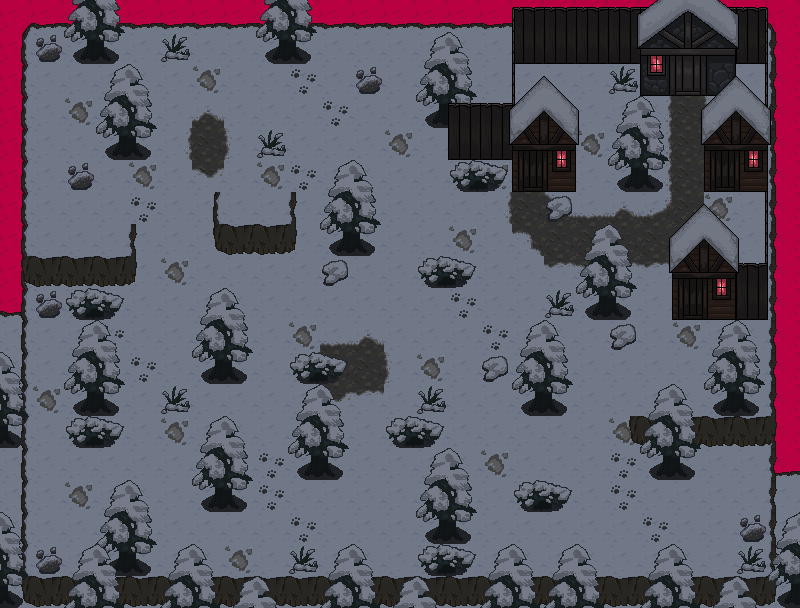

This is a level from a 2D game, rendered from its Tiled map with the project's own tilesets. A one-line summary and the map file follow, with tile-layer data summarised:
An orthogonal 25x19 tile map with 32x32 px tiles, 4 tile layers (Background, Below Player, World, Above Player).

<map version="1.5" tiledversion="1.7.2" orientation="orthogonal" renderorder="right-down" width="25" height="19" tilewidth="32" tileheight="32" infinite="0" nextlayerid="6" nextobjectid="1">
 <tileset firstgid="1" name="wolf game tileset" tilewidth="32" tileheight="32" tilecount="88" columns="11">
  <image source="wolf game tileset.png" width="352" height="256" />
  <tile id="5">
   <properties>
    <property name="collides" type="bool" value="true" />
   </properties>
  </tile>
  <tile id="6">
   <properties>
    <property name="collides" type="bool" value="true" />
   </properties>
  </tile>
  <tile id="26">
   <properties>
    <property name="collides" type="bool" value="true" />
   </properties>
  </tile>
  <tile id="30">
   <properties>
    <property name="collides" type="bool" value="true" />
   </properties>
  </tile>
  <tile id="31">
   <properties>
    <property name="collides" type="bool" value="true" />
   </properties>
  </tile>
  <tile id="36">
   <properties>
    <property name="collides" type="bool" value="true" />
   </properties>
  </tile>
  <tile id="37">
   <properties>
    <property name="collides" type="bool" value="true" />
   </properties>
  </tile>
  <tile id="38">
   <properties>
    <property name="collides" type="bool" value="true" />
   </properties>
  </tile>
  <tile id="39">
   <properties>
    <property name="collides" type="bool" value="true" />
   </properties>
  </tile>
  <tile id="41">
   <properties>
    <property name="collides" type="bool" value="true" />
   </properties>
  </tile>
  <tile id="42">
   <properties>
    <property name="collides" type="bool" value="true" />
   </properties>
  </tile>
  <tile id="44">
   <properties>
    <property name="collides" type="bool" value="true" />
   </properties>
  </tile>
  <tile id="45">
   <properties>
    <property name="collides" type="bool" value="true" />
   </properties>
  </tile>
  <tile id="46">
   <properties>
    <property name="collides" type="bool" value="true" />
   </properties>
  </tile>
  <tile id="55">
   <properties>
    <property name="collides" type="bool" value="true" />
   </properties>
  </tile>
  <tile id="57">
   <properties>
    <property name="collides" type="bool" value="true" />
   </properties>
  </tile>
  <tile id="58">
   <properties>
    <property name="collides" type="bool" value="true" />
   </properties>
  </tile>
  <tile id="59">
   <properties>
    <property name="collides" type="bool" value="true" />
   </properties>
  </tile>
  <tile id="60">
   <properties>
    <property name="collides" type="bool" value="true" />
   </properties>
  </tile>
  <tile id="66">
   <properties>
    <property name="collides" type="bool" value="true" />
   </properties>
  </tile>
  <tile id="68">
   <properties>
    <property name="collides" type="bool" value="true" />
   </properties>
  </tile>
  <tile id="69">
   <properties>
    <property name="collides" type="bool" value="true" />
   </properties>
  </tile>
  <tile id="71">
   <properties>
    <property name="collides" type="bool" value="true" />
   </properties>
  </tile>
  <tile id="73">
   <properties>
    <property name="collides" type="bool" value="true" />
   </properties>
  </tile>
  <tile id="74">
   <properties>
    <property name="collides" type="bool" value="true" />
   </properties>
  </tile>
  <tile id="75">
   <properties>
    <property name="collides" type="bool" value="true" />
   </properties>
  </tile>
  <tile id="77">
   <properties>
    <property name="collides" type="bool" value="true" />
   </properties>
  </tile>
  <tile id="79">
   <properties>
    <property name="collides" type="bool" value="true" />
   </properties>
  </tile>
  <tile id="80">
   <properties>
    <property name="collides" type="bool" value="true" />
   </properties>
  </tile>
  <tile id="81">
   <properties>
    <property name="collides" type="bool" value="true" />
   </properties>
  </tile>
  <tile id="82">
   <properties>
    <property name="collides" type="bool" value="true" />
   </properties>
  </tile>
  <tile id="84">
   <properties>
    <property name="collides" type="bool" value="true" />
   </properties>
  </tile>
  <tile id="85">
   <properties>
    <property name="collides" type="bool" value="true" />
   </properties>
  </tile>
  <tile id="86">
   <properties>
    <property name="collides" type="bool" value="true" />
   </properties>
  </tile>
 </tileset>
 <layer id="2" name="Background" width="25" height="19">
  <data>[475 cells, 475 non-empty, 2 distinct tile ids]</data>
 </layer>
 <layer id="1" name="Below Player" width="25" height="19">
  <data>[475 cells, 421 non-empty, 17 distinct tile ids]</data>
 </layer>
 <layer id="3" name="World" width="25" height="19">
  <data>[475 cells, 198 non-empty, 35 distinct tile ids]</data>
 </layer>
 <layer id="5" name="Above Player" width="25" height="19">
  <data>[475 cells, 131 non-empty, 22 distinct tile ids]</data>
 </layer>
</map>